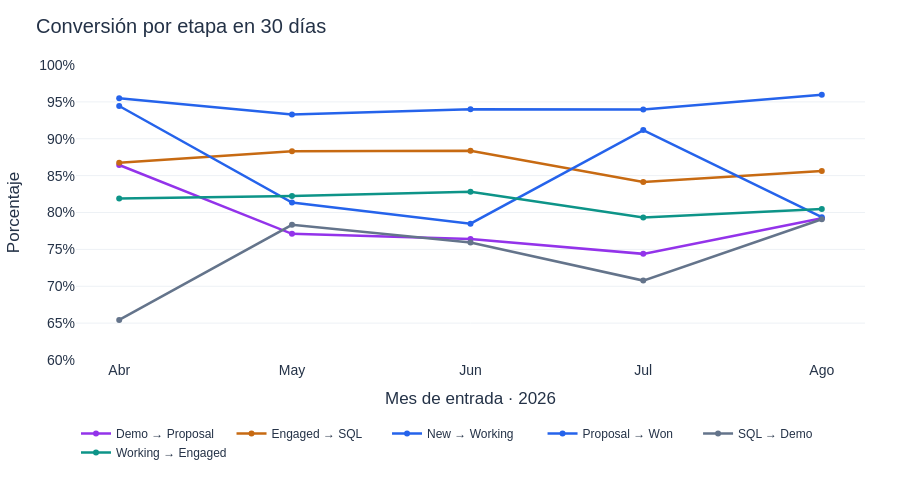

Notebook source saved alongside this figure:
### Markdown cell above
### 3.4. ¿Cambió la conversión y, si cayó, en qué transición?

**Ahora analizamos las etapas del funnel:** localizamos la caída y profundizamos en las transiciones prioritarias.

**Qué medimos:** conversión hacia la siguiente etapa.

**Alcance mostrado ahora:** cuentas que entraron por New; abril como referencia y mayo–agosto de 2026. Primero global; después por canal, solo en las dos transiciones con mayor caída de abril a mayo.

**Métrica:** `cuentas que avanzaron a la siguiente etapa en 30 días / cuentas con 30 días completos de seguimiento × 100`.

**Datos:** cuentas, registros de etapas y catálogo de etapas; cálculo SQL en la base del escenario, filtrado a entrada New.

**Plazo:** 30 días es una ventana inicial; la mediana New → Won no valida ese plazo para cada transición. Una caída en esta ventana puede reflejar demora.

### Code cell
from scripts.cro_stage_focus import analyze_stage_focus
foco_etapas=analyze_stage_focus(METRICAS,lectura_new["evidencia"]["mes"])
foco_etapas["global_figure"].show(renderer="plotly_mimetype",config=CONFIG)

### Figure 1 — Plotly figure (JSON) as saved in the notebook; plotly's stock layout.template omitted (floating-point values rounded to 4 significant figures)
{"data": [{"connectgaps": false, "customdata": [["Abr 2026", "59", "51", "Entradas seguidas", "Avances"], ["May 2026", "83", "64", "Entradas seguidas", "Avances"], ["Jun 2026", "89", "68", "Entradas seguidas", "Avances"], ["Jul 2026", "82", "61", "Entradas seguidas", "Avances"], ["Ago 2026", "77", "61", "Entradas seguidas", "Avances"]], "hovertemplate": "<b>Demo → Proposal</b> · %{customdata[0]}<br>%{y:.1f} %<br>%{customdata[3]}: %{customdata[1]}<br>%{customdata[4]}: %{customdata[2]}<extra></extra>", "line": {"color": "#9333ea", "dash": "solid", "width": 2.5}, "marker": {"size": 6}, "mode": "lines+markers", "name": "Demo → Proposal", "visible": true, "x": ["2026-04-01T00:00:00", "2026-05-01T00:00:00", "2026-06-01T00:00:00", "2026-07-01T00:00:00", "2026-08-01T00:00:00"], "y": [86.44, 77.11, 76.4, 74.39, 79.22], "type": "scatter"}, {"connectgaps": false, "customdata": [["Abr 2026", "98", "85", "Entradas seguidas", "Avances"], ["May 2026", "137", "121", "Entradas seguidas", "Avances"], ["Jun 2026", "129", "114", "Entradas seguidas", "Avances"], ["Jul 2026", "145", "122", "Entradas seguidas", "Avances"], ["Ago 2026", "139", "119", "Entradas seguidas", "Avances"]], "hovertemplate": "<b>Engaged → SQL</b> · %{customdata[0]}<br>%{y:.1f} %<br>%{customdata[3]}: %{customdata[1]}<br>%{customdata[4]}: %{customdata[2]}<extra></extra>", "line": {"color": "#c76a12", "dash": "solid", "width": 2.5}, "marker": {"size": 6}, "mode": "lines+markers", "name": "Engaged → SQL", "visible": true, "x": ["2026-04-01T00:00:00", "2026-05-01T00:00:00", "2026-06-01T00:00:00", "2026-07-01T00:00:00", "2026-08-01T00:00:00"], "y": [86.73, 88.32, 88.37, 84.14, 85.61], "type": "scatter"}, {"connectgaps": false, "customdata": [["Abr 2026", "133", "127", "Entradas seguidas", "Avances"], ["May 2026", "179", "167", "Entradas seguidas", "Avances"], ["Jun 2026", "183", "172", "Entradas seguidas", "Avances"], ["Jul 2026", "182", "171", "Entradas seguidas", "Avances"], ["Ago 2026", "173", "166", "Entradas seguidas", "Avances"]], "hovertemplate": "<b>New → Working</b> · %{customdata[0]}<br>%{y:.1f} %<br>%{customdata[3]}: %{customdata[1]}<br>%{customdata[4]}: %{customdata[2]}<extra></extra>", "line": {"color": "#2563eb", "dash": "solid", "width": 2.5}, "marker": {"size": 6}, "mode": "lines+markers", "name": "New → Working", "visible": true, "x": ["2026-04-01T00:00:00", "2026-05-01T00:00:00", "2026-06-01T00:00:00", "2026-07-01T00:00:00", "2026-08-01T00:00:00"], "y": [95.49, 93.3, 93.99, 93.96, 95.95], "type": "scatter"}, {"connectgaps": false, "customdata": [["Abr 2026", "54", "51", "Entradas seguidas", "Avances"], ["May 2026", "59", "48", "Entradas seguidas", "Avances"], ["Jun 2026", "79", "62", "Entradas seguidas", "Avances"], ["Jul 2026", "68", "62", "Entradas seguidas", "Avances"], ["Ago 2026", "63", "50", "Entradas seguidas", "Avances"]], "hovertemplate": "<b>Proposal → Won</b> · %{customdata[0]}<br>%{y:.1f} %<br>%{customdata[3]}: %{customdata[1]}<br>%{customdata[4]}: %{customdata[2]}<extra></extra>", "line": {"color": "#2563eb", "dash": "solid", "width": 2.5}, "marker": {"size": 6}, "mode": "lines+markers", "name": "Proposal → Won", "visible": true, "x": ["2026-04-01T00:00:00", "2026-05-01T00:00:00", "2026-06-01T00:00:00", "2026-07-01T00:00:00", "2026-08-01T00:00:00"], "y": [94.44, 81.36, 78.48, 91.18, 79.37], "type": "scatter"}, {"connectgaps": false, "customdata": [["Abr 2026", "81", "53", "Entradas seguidas", "Avances"], ["May 2026", "120", "94", "Entradas seguidas", "Avances"], ["Jun 2026", "108", "82", "Entradas seguidas", "Avances"], ["Jul 2026", "130", "92", "Entradas seguidas", "Avances"], ["Ago 2026", "110", "87", "Entradas seguidas", "Avances"]], "hovertemplate": "<b>SQL → Demo</b> · %{customdata[0]}<br>%{y:.1f} %<br>%{customdata[3]}: %{customdata[1]}<br>%{customdata[4]}: %{customdata[2]}<extra></extra>", "line": {"color": "#64748b", "dash": "solid", "width": 2.5}, "marker": {"size": 6}, "mode": "lines+markers", "name": "SQL → Demo", "visible": true, "x": ["2026-04-01T00:00:00", "2026-05-01T00:00:00", "2026-06-01T00:00:00", "2026-07-01T00:00:00", "2026-08-01T00:00:00"], "y": [65.43, 78.33, 75.93, 70.77, 79.09], "type": "scatter"}, {"connectgaps": false, "customdata": [["Abr 2026", "127", "104", "Entradas seguidas", "Avances"], ["May 2026", "169", "139", "Entradas seguidas", "Avances"], ["Jun 2026", "163", "135", "Entradas seguidas", "Avances"], ["Jul 2026", "179", "142", "Entradas seguidas", "Avances"], ["Ago 2026", "164", "132", "Entradas seguidas", "Avances"]], "hovertemplate": "<b>Working → Engaged</b> · %{customdata[0]}<br>%{y:.1f} %<br>%{customdata[3]}: %{customdata[1]}<br>%{customdata[4]}: %{customdata[2]}<extra></extra>", "line": {"color": "#0d9488", "dash": "solid", "width": 2.5}, "marker": {"size": 6}, "mode": "lines+markers", "name": "Working → Engaged", "visible": true, "x": ["2026-04-01T00:00:00", "2026-05-01T00:00:00", "2026-06-01T00:00:00", "2026-07-01T00:00:00", "2026-08-01T00:00:00"], "y": [81.89, 82.25, 82.82, 79.33, 80.49], "type": "scatter"}], "layout": {"title": {"font": {"size": 20}, "text": "Conversión por etapa en 30 días", "x": 0.04}, "margin": {"l": 70, "r": 35, "t": 65, "b": 130}, "font": {"family": "Arial, sans-serif", "size": 14, "color": "#243247"}, "xaxis": {"title": {"text": "Mes de entrada · 2026"}, "type": "date", "tickmode": "array", "tickvals": ["2026-04-01T00:00:00", "2026-05-01T00:00:00", "2026-06-01T00:00:00", "2026-07-01T00:00:00", "2026-08-01T00:00:00"], "ticktext": ["Abr", "May", "Jun", "Jul", "Ago"], "showgrid": false, "fixedrange": true}, "yaxis": {"title": {"text": "Porcentaje"}, "range": [60, 100], "ticksuffix": "%", "fixedrange": true, "gridcolor": "#edf1f5", "zeroline": false}, "legend": {"orientation": "h", "x": 0, "y": -0.2, "yanchor": "top", "font": {"size": 12}}, "height": 490, "showlegend": true, "hovermode": "closest", "dragmode": false}}
